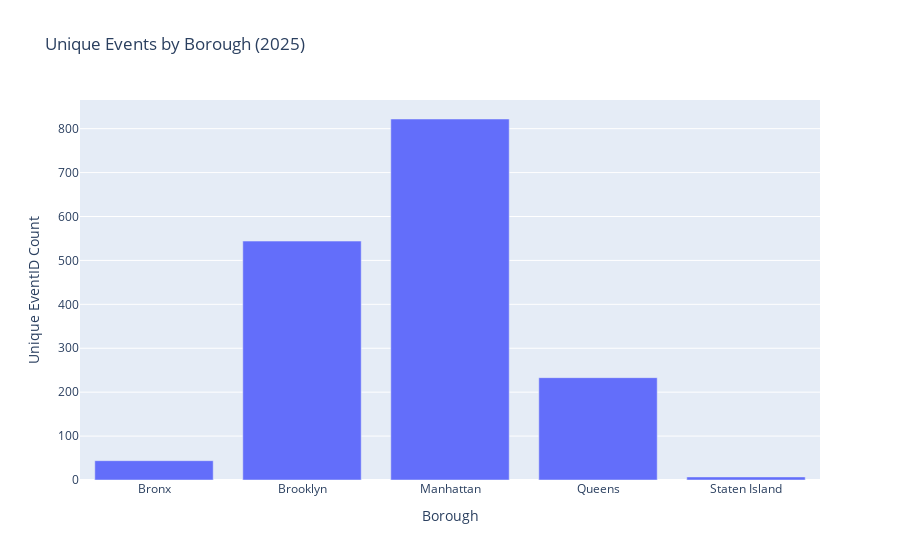
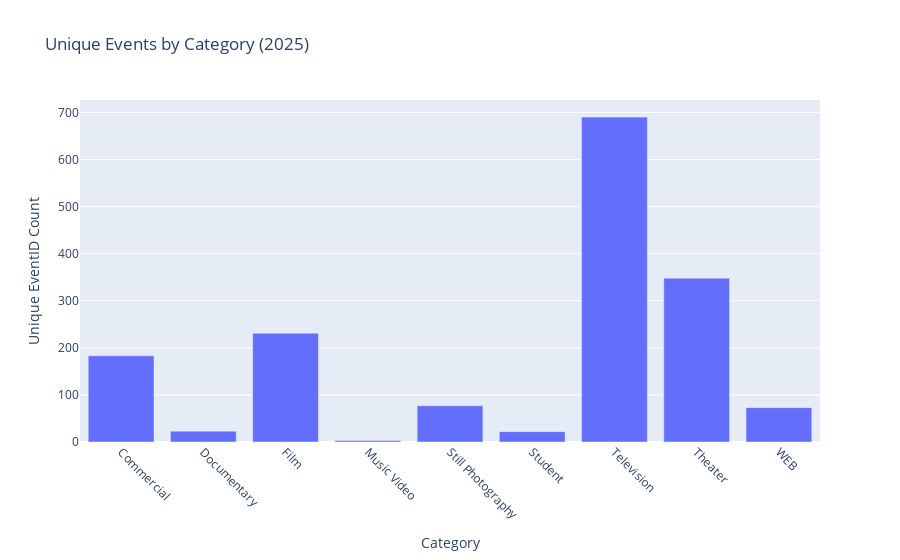
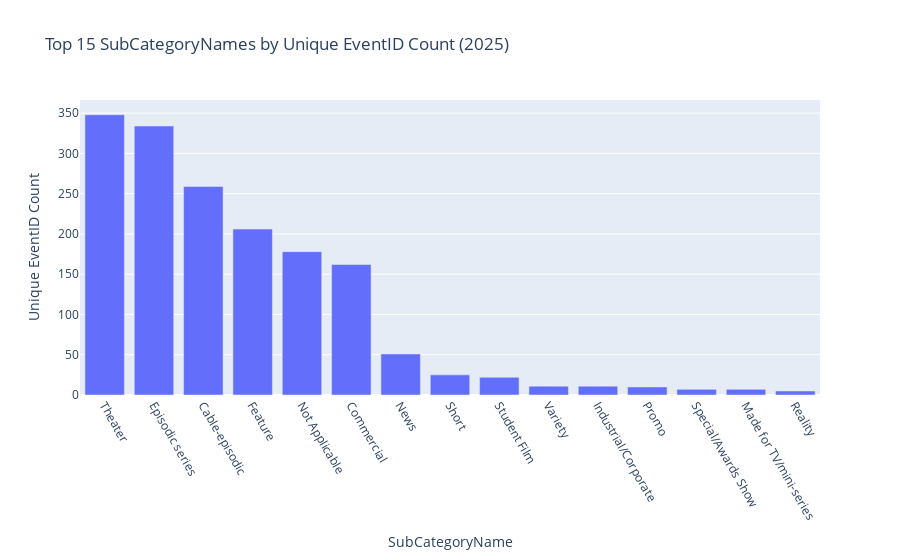
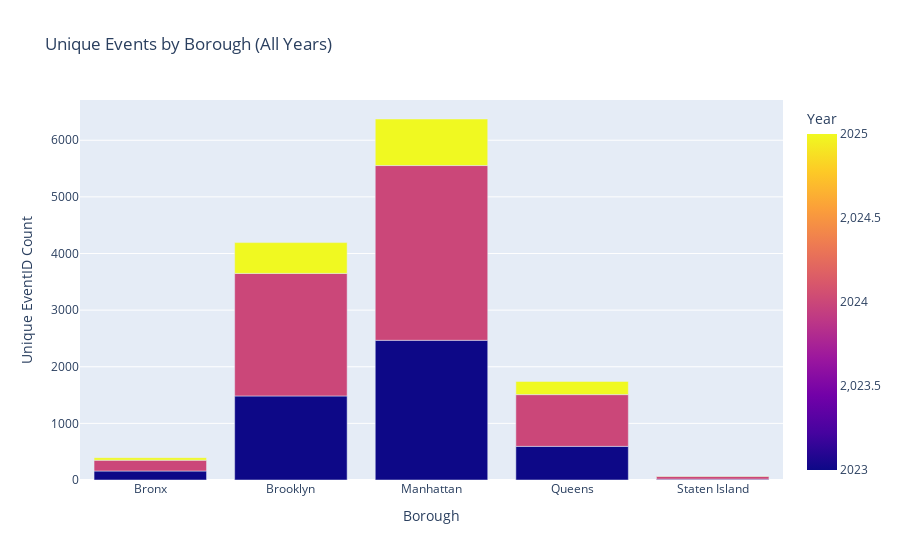

The notebook cell these images were saved under, in order:
### Code cell
import plotly.express as px

# Ensure SubCategoryName column exists
film = film.rename(columns={'SubCategory': 'SubCategoryName'})

# Extract year from StartDate (convert if needed)
film['Year'] = pd.to_datetime(film['StartDate'], errors='coerce').dt.year

# Filter for a specific year or allow interactive filtering
years = sorted(film['Year'].dropna().unique())
default_year = years[-1] if years else None

# Filter data for the default year (latest year)
film_year = film[film['Year'] == default_year] if default_year else film.copy()

# Unique EventID by Borough (for selected year)
borough_event_counts = film_year.groupby('Borough')['EventID'].nunique().reset_index(name='Unique_Events')
fig_borough = px.bar(borough_event_counts, x='Borough', y='Unique_Events',
                     title=f'Unique Events by Borough ({default_year})',
                     labels={'Unique_Events': 'Unique EventID Count'})
fig_borough.show()

# Unique EventID by Category (for selected year)
category_event_counts = film_year.groupby('Category')['EventID'].nunique().reset_index(name='Unique_Events')
fig_category = px.bar(category_event_counts, x='Category', y='Unique_Events',
                      title=f'Unique Events by Category ({default_year})',
                      labels={'Unique_Events': 'Unique EventID Count'})
fig_category.update_xaxes(tickangle=45)
fig_category.show()

# Unique EventID by SubCategoryName (top 15, for selected year)
subcategory_event_counts = (
    film_year.groupby('SubCategoryName')['EventID']
    .nunique()
    .reset_index(name='Unique_Events')
    .sort_values('Unique_Events', ascending=False)
    .head(15)
)
fig_subcat = px.bar(subcategory_event_counts, x='SubCategoryName', y='Unique_Events',
                    title=f'Top 15 SubCategoryNames by Unique EventID Count ({default_year})',
                    labels={'Unique_Events': 'Unique EventID Count'})
fig_subcat.update_xaxes(tickangle=60)
fig_subcat.show()

# Interactive: Show all years with a dropdown
fig_all = px.bar(
    film.groupby(['Year', 'Borough'])['EventID'].nunique().reset_index(name='Unique_Events'),
    x='Borough', y='Unique_Events', color='Year', barmode='group',
    title='Unique Events by Borough (All Years)',
    labels={'Unique_Events': 'Unique EventID Count'}
)
fig_all.show()

### Figure 1 — Plotly figure (JSON) as saved in the notebook; plotly's stock layout.template omitted (floating-point values rounded to 4 significant figures)
{"data": [{"alignmentgroup": "True", "hovertemplate": "Borough=%{x}<br>Unique EventID Count=%{y}<extra></extra>", "legendgroup": "", "marker": {"color": "#636efa", "pattern": {"shape": ""}}, "name": "", "offsetgroup": "", "orientation": "v", "showlegend": false, "textposition": "auto", "type": "bar", "x": ["Bronx", "Brooklyn", "Manhattan", "Queens", "Staten Island"], "xaxis": "x", "y": [44, 544, 822, 233, 7], "yaxis": "y"}], "layout": {"barmode": "relative", "legend": {"tracegroupgap": 0}, "title": {"text": "Unique Events by Borough (2025)"}, "xaxis": {"anchor": "y", "domain": [0, 1], "title": {"text": "Borough"}}, "yaxis": {"anchor": "x", "domain": [0, 1], "title": {"text": "Unique EventID Count"}}}}

### Figure 2 — Plotly figure (JSON) as saved in the notebook; plotly's stock layout.template omitted (floating-point values rounded to 4 significant figures)
{"data": [{"alignmentgroup": "True", "hovertemplate": "Category=%{x}<br>Unique EventID Count=%{y}<extra></extra>", "legendgroup": "", "marker": {"color": "#636efa", "pattern": {"shape": ""}}, "name": "", "offsetgroup": "", "orientation": "v", "showlegend": false, "textposition": "auto", "type": "bar", "x": ["Commercial", "Documentary", "Film", "Music Video", "Still Photography", "Student", "Television", "Theater", "WEB"], "xaxis": "x", "y": [183, 23, 231, 3, 77, 22, 690, 348, 73], "yaxis": "y"}], "layout": {"barmode": "relative", "legend": {"tracegroupgap": 0}, "title": {"text": "Unique Events by Category (2025)"}, "xaxis": {"anchor": "y", "domain": [0, 1], "tickangle": 45, "title": {"text": "Category"}}, "yaxis": {"anchor": "x", "domain": [0, 1], "title": {"text": "Unique EventID Count"}}}}

### Figure 3 — Plotly figure (JSON) as saved in the notebook; plotly's stock layout.template omitted (floating-point values rounded to 4 significant figures)
{"data": [{"alignmentgroup": "True", "hovertemplate": "SubCategoryName=%{x}<br>Unique EventID Count=%{y}<extra></extra>", "legendgroup": "", "marker": {"color": "#636efa", "pattern": {"shape": ""}}, "name": "", "offsetgroup": "", "orientation": "v", "showlegend": false, "textposition": "auto", "type": "bar", "x": ["Theater", "Episodic series", "Cable-episodic", "Feature", "Not Applicable", "Commercial", "News", "Short", "Student Film", "Variety", "Industrial/Corporate", "Promo", "Special/Awards Show", "Made for TV/mini-series", "Reality"], "xaxis": "x", "y": [348, 334, 259, 206, 178, 162, 51, 25, 22, 11, 11, 10, 7, 7, 5], "yaxis": "y"}], "layout": {"barmode": "relative", "legend": {"tracegroupgap": 0}, "title": {"text": "Top 15 SubCategoryNames by Unique EventID Count (2025)"}, "xaxis": {"anchor": "y", "domain": [0, 1], "tickangle": 60, "title": {"text": "SubCategoryName"}}, "yaxis": {"anchor": "x", "domain": [0, 1], "title": {"text": "Unique EventID Count"}}}}

### Figure 4 — Plotly figure (JSON) as saved in the notebook; plotly's stock layout.template omitted (floating-point values rounded to 4 significant figures)
{"data": [{"alignmentgroup": "True", "hovertemplate": "Borough=%{x}<br>Unique EventID Count=%{y}<br>Year=%{marker.color}<extra></extra>", "legendgroup": "", "marker": {"color": [2023, 2023, 2023, 2023, 2023, 2024, 2024, 2024, 2024, 2024, 2025, 2025, 2025, 2025, 2025], "coloraxis": "coloraxis", "pattern": {"shape": ""}}, "name": "", "offsetgroup": "", "orientation": "v", "showlegend": false, "textposition": "auto", "type": "bar", "x": ["Bronx", "Brooklyn", "Manhattan", "Queens", "Staten Island", "Bronx", "Brooklyn", "Manhattan", "Queens", "Staten Island", "Bronx", "Brooklyn", "Manhattan", "Queens", "Staten Island"], "xaxis": "x", "y": [159, 1484, 2467, 594, 15, 191, 2164, 3086, 914, 50, 44, 544, 822, 233, 7], "yaxis": "y"}], "layout": {"barmode": "group", "coloraxis": {"colorbar": {"title": {"text": "Year"}}, "colorscale": [[0, "#0d0887"], [0.1111, "#46039f"], [0.2222, "#7201a8"], [0.3333, "#9c179e"], [0.4444, "#bd3786"], [0.5556, "#d8576b"], [0.6667, "#ed7953"], [0.7778, "#fb9f3a"], [0.8889, "#fdca26"], [1, "#f0f921"]]}, "legend": {"tracegroupgap": 0}, "title": {"text": "Unique Events by Borough (All Years)"}, "xaxis": {"anchor": "y", "domain": [0, 1], "title": {"text": "Borough"}}, "yaxis": {"anchor": "x", "domain": [0, 1], "title": {"text": "Unique EventID Count"}}}}
